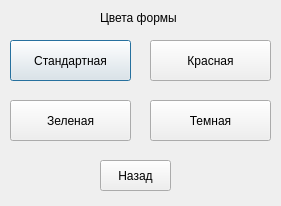
<?xml version="1.0" encoding="UTF-8"?>
<ui version="4.0">
 <class>SetColorPanel</class>
 <widget class="QDialog" name="SetColorPanel">
  <property name="geometry">
   <rect>
    <x>0</x>
    <y>0</y>
    <width>281</width>
    <height>206</height>
   </rect>
  </property>
  <property name="windowTitle">
   <string>Dialog</string>
  </property>
  <widget class="QPushButton" name="SaveColor">
   <property name="geometry">
    <rect>
     <x>10</x>
     <y>40</y>
     <width>121</width>
     <height>41</height>
    </rect>
   </property>
   <property name="text">
    <string>Стандартная</string>
   </property>
  </widget>
  <widget class="QPushButton" name="GreenButton">
   <property name="geometry">
    <rect>
     <x>10</x>
     <y>100</y>
     <width>121</width>
     <height>41</height>
    </rect>
   </property>
   <property name="text">
    <string>Зеленая</string>
   </property>
  </widget>
  <widget class="QPushButton" name="RedButton">
   <property name="geometry">
    <rect>
     <x>150</x>
     <y>40</y>
     <width>121</width>
     <height>41</height>
    </rect>
   </property>
   <property name="text">
    <string>Красная</string>
   </property>
  </widget>
  <widget class="QPushButton" name="BlackButton">
   <property name="geometry">
    <rect>
     <x>150</x>
     <y>100</y>
     <width>121</width>
     <height>41</height>
    </rect>
   </property>
   <property name="text">
    <string>Темная</string>
   </property>
  </widget>
  <widget class="QLabel" name="label">
   <property name="geometry">
    <rect>
     <x>100</x>
     <y>10</y>
     <width>91</width>
     <height>16</height>
    </rect>
   </property>
   <property name="text">
    <string>Цвета формы</string>
   </property>
  </widget>
  <widget class="QPushButton" name="ReturnButton">
   <property name="geometry">
    <rect>
     <x>100</x>
     <y>160</y>
     <width>71</width>
     <height>31</height>
    </rect>
   </property>
   <property name="text">
    <string>Назад</string>
   </property>
  </widget>
 </widget>
 <resources/>
 <connections/>
</ui>
